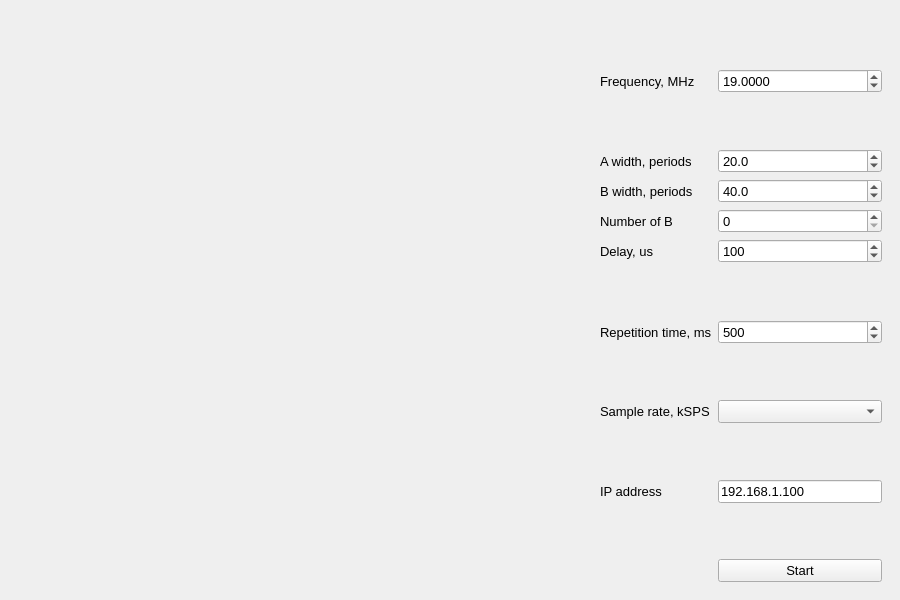
<?xml version="1.0" encoding="UTF-8"?>
<ui version="4.0">
 <class>PulsedNMR</class>
 <widget class="QMainWindow" name="PulsedNMR">
  <property name="geometry">
   <rect>
    <x>0</x>
    <y>0</y>
    <width>900</width>
    <height>600</height>
   </rect>
  </property>
  <property name="windowTitle">
   <string>PulsedNMR</string>
  </property>
  <widget class="QWidget" name="centralWidget">
   <property name="minimumSize">
    <size>
     <width>800</width>
     <height>600</height>
    </size>
   </property>
   <layout class="QHBoxLayout" name="horizontalLayout">
    <item>
     <widget class="QWidget" name="plotWidget" native="true">
      <property name="sizePolicy">
       <sizepolicy hsizetype="Expanding" vsizetype="Preferred">
        <horstretch>0</horstretch>
        <verstretch>0</verstretch>
       </sizepolicy>
      </property>
      <property name="minimumSize">
       <size>
        <width>0</width>
        <height>0</height>
       </size>
      </property>
      <layout class="QVBoxLayout" name="plotLayout"/>
     </widget>
    </item>
    <item>
     <widget class="QWidget" name="controlWidget" native="true">
      <property name="sizePolicy">
       <sizepolicy hsizetype="Maximum" vsizetype="Preferred">
        <horstretch>0</horstretch>
        <verstretch>0</verstretch>
       </sizepolicy>
      </property>
      <property name="minimumSize">
       <size>
        <width>300</width>
        <height>0</height>
       </size>
      </property>
      <property name="font">
       <font>
        <pointsize>10</pointsize>
       </font>
      </property>
      <layout class="QFormLayout" name="formLayout">
       <property name="fieldGrowthPolicy">
        <enum>QFormLayout::AllNonFixedFieldsGrow</enum>
       </property>
       <item row="1" column="0">
        <widget class="QLabel" name="freqLlabel">
         <property name="text">
          <string>Frequency, MHz</string>
         </property>
        </widget>
       </item>
       <item row="3" column="0">
        <widget class="QLabel" name="awidthLabel">
         <property name="text">
          <string>A width, periods</string>
         </property>
        </widget>
       </item>
       <item row="3" column="1">
        <widget class="QDoubleSpinBox" name="awidthValue">
         <property name="decimals">
          <number>1</number>
         </property>
         <property name="minimum">
          <double>0.500000000000000</double>
         </property>
         <property name="maximum">
          <double>1000.000000000000000</double>
         </property>
         <property name="singleStep">
          <double>0.500000000000000</double>
         </property>
         <property name="value">
          <double>20.000000000000000</double>
         </property>
        </widget>
       </item>
       <item row="4" column="0">
        <widget class="QLabel" name="bwidthLabel">
         <property name="text">
          <string>B width, periods</string>
         </property>
        </widget>
       </item>
       <item row="4" column="1">
        <widget class="QDoubleSpinBox" name="bwidthValue">
         <property name="decimals">
          <number>1</number>
         </property>
         <property name="minimum">
          <double>0.500000000000000</double>
         </property>
         <property name="maximum">
          <double>1000.000000000000000</double>
         </property>
         <property name="singleStep">
          <double>0.500000000000000</double>
         </property>
         <property name="value">
          <double>40.000000000000000</double>
         </property>
        </widget>
       </item>
       <item row="5" column="0">
        <widget class="QLabel" name="bnumLabel">
         <property name="text">
          <string>Number of B</string>
         </property>
        </widget>
       </item>
       <item row="5" column="1">
        <widget class="QSpinBox" name="bnumValue"/>
       </item>
       <item row="6" column="0">
        <widget class="QLabel" name="delayLabel">
         <property name="text">
          <string>Delay, us</string>
         </property>
        </widget>
       </item>
       <item row="8" column="0">
        <widget class="QLabel" name="deltaLabel">
         <property name="text">
          <string>Repetition time, ms</string>
         </property>
        </widget>
       </item>
       <item row="11" column="1">
        <spacer name="verticalSpacer">
         <property name="orientation">
          <enum>Qt::Vertical</enum>
         </property>
         <property name="sizeHint" stdset="0">
          <size>
           <width>20</width>
           <height>40</height>
          </size>
         </property>
        </spacer>
       </item>
       <item row="12" column="0">
        <widget class="QLabel" name="addrLabel">
         <property name="text">
          <string>IP address</string>
         </property>
        </widget>
       </item>
       <item row="12" column="1">
        <widget class="QLineEdit" name="addrValue">
         <property name="text">
          <string>192.168.1.100</string>
         </property>
        </widget>
       </item>
       <item row="13" column="1">
        <spacer name="verticalSpacer_2">
         <property name="orientation">
          <enum>Qt::Vertical</enum>
         </property>
         <property name="sizeHint" stdset="0">
          <size>
           <width>20</width>
           <height>40</height>
          </size>
         </property>
        </spacer>
       </item>
       <item row="14" column="1">
        <widget class="QPushButton" name="startButton">
         <property name="text">
          <string>Start</string>
         </property>
        </widget>
       </item>
       <item row="0" column="1">
        <spacer name="verticalSpacer_3">
         <property name="orientation">
          <enum>Qt::Vertical</enum>
         </property>
         <property name="sizeHint" stdset="0">
          <size>
           <width>20</width>
           <height>40</height>
          </size>
         </property>
        </spacer>
       </item>
       <item row="2" column="1">
        <spacer name="verticalSpacer_4">
         <property name="orientation">
          <enum>Qt::Vertical</enum>
         </property>
         <property name="sizeHint" stdset="0">
          <size>
           <width>20</width>
           <height>40</height>
          </size>
         </property>
        </spacer>
       </item>
       <item row="7" column="1">
        <spacer name="verticalSpacer_5">
         <property name="orientation">
          <enum>Qt::Vertical</enum>
         </property>
         <property name="sizeHint" stdset="0">
          <size>
           <width>20</width>
           <height>40</height>
          </size>
         </property>
        </spacer>
       </item>
       <item row="1" column="1">
        <widget class="QDoubleSpinBox" name="freqValue">
         <property name="decimals">
          <number>4</number>
         </property>
         <property name="maximum">
          <double>60.000000000000000</double>
         </property>
         <property name="singleStep">
          <double>0.000100000000000</double>
         </property>
         <property name="value">
          <double>19.000000000000000</double>
         </property>
        </widget>
       </item>
       <item row="6" column="1">
        <widget class="QSpinBox" name="delayValue">
         <property name="minimum">
          <number>10</number>
         </property>
         <property name="maximum">
          <number>10000000</number>
         </property>
         <property name="singleStep">
          <number>1</number>
         </property>
         <property name="value">
          <number>100</number>
         </property>
        </widget>
       </item>
       <item row="8" column="1">
        <widget class="QSpinBox" name="deltaValue">
         <property name="minimum">
          <number>10</number>
         </property>
         <property name="maximum">
          <number>10000</number>
         </property>
         <property name="singleStep">
          <number>10</number>
         </property>
         <property name="value">
          <number>500</number>
         </property>
        </widget>
       </item>
       <item row="10" column="1">
        <widget class="QComboBox" name="rateValue"/>
       </item>
       <item row="10" column="0">
        <widget class="QLabel" name="rateLabel">
         <property name="text">
          <string>Sample rate, kSPS</string>
         </property>
        </widget>
       </item>
       <item row="9" column="1">
        <spacer name="verticalSpacer_6">
         <property name="orientation">
          <enum>Qt::Vertical</enum>
         </property>
         <property name="sizeHint" stdset="0">
          <size>
           <width>20</width>
           <height>40</height>
          </size>
         </property>
        </spacer>
       </item>
      </layout>
     </widget>
    </item>
   </layout>
  </widget>
 </widget>
 <resources/>
 <connections/>
</ui>
